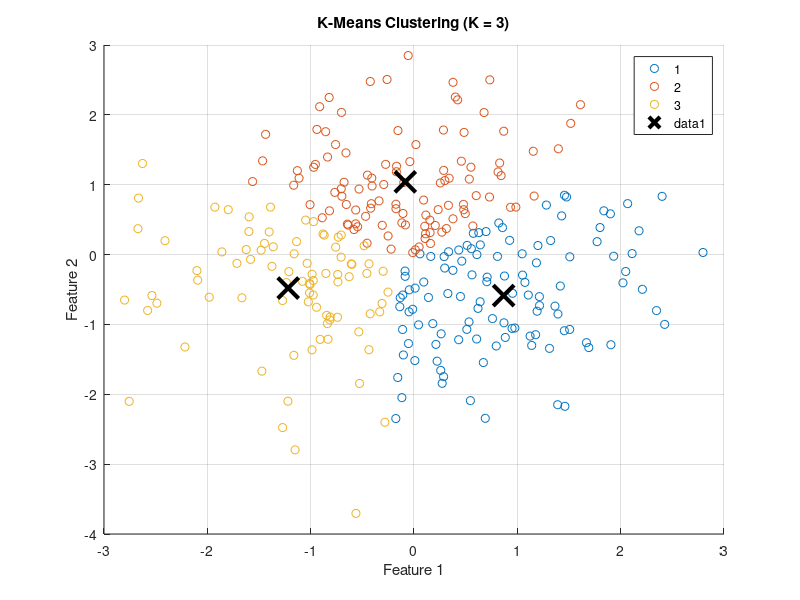
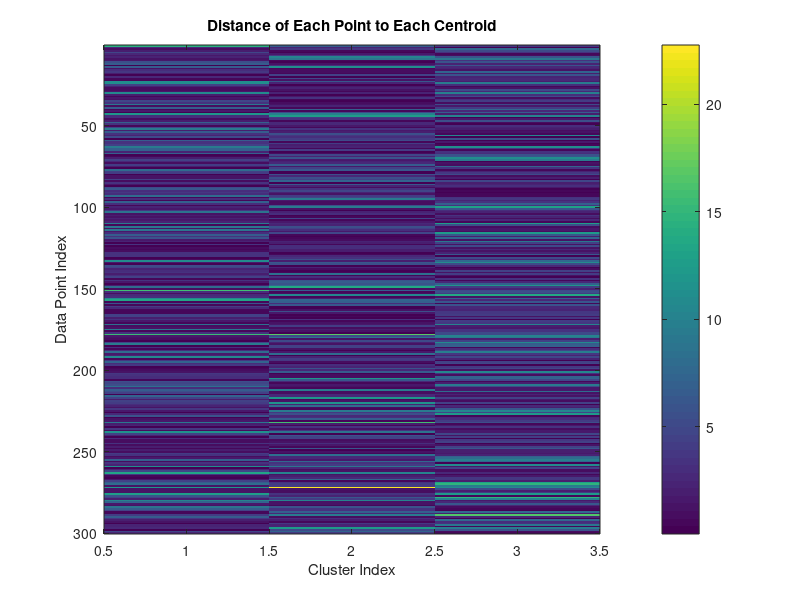
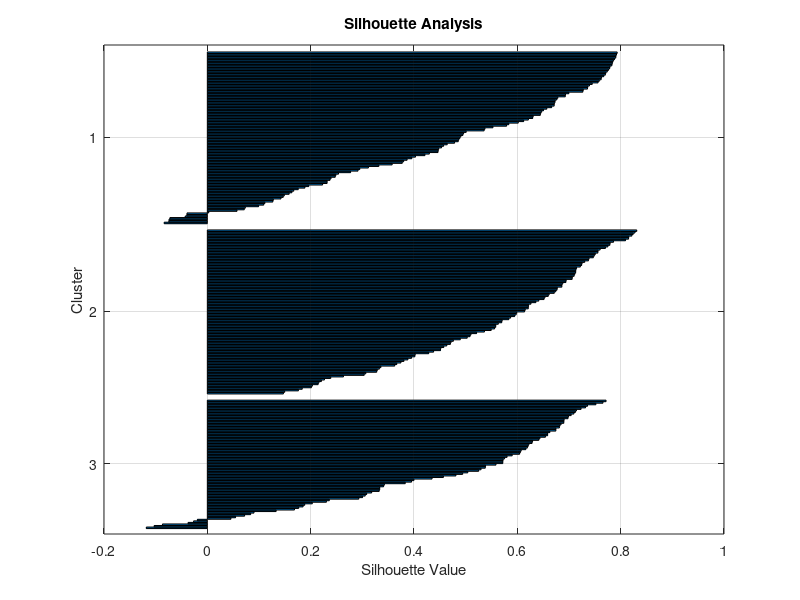
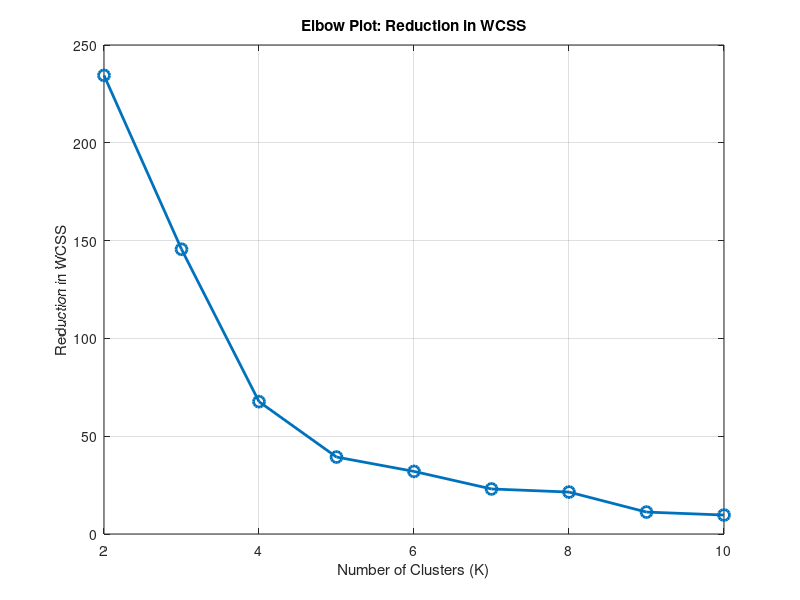

Reproduce these figures in MATLAB, in order.
%% =========================================================
%  K-MEANS CLUSTERING DEMO SCRIPT
%  All parameters are set here
%  Updated to show intermediate calculations
% =========================================================

clear; close all; clc;

%% -------------------------
% USER PARAMETERS
% -------------------------

dataSource = 'random';       % 'file' | 'manual' | 'random'
fileName = 'data.csv';       % Used only if dataSource = 'file'
fileVariable = 'X';          % Used only for .mat files

numPoints = 300;
numFeatures = 2;             % Must be 2 for visualization
randomSeed = 1;

X_manual = [ ...
    1 1;
    1.5 2;
    3 4;
    5 7;
    3.5 5;
    4.5 5;
    3.5 4.5 ];

K = 3;                       % Number of clusters
distanceMetric = 'sqeuclidean';
numReplicates = 10;
maxIterations = 300;
displayKmeans = 'iter';      % Show iteration info

plotElbow = true;
maxKElbow = 10;

%% =========================================================
% DATA LOADING / GENERATION
% =========================================================

switch lower(dataSource)
    case 'file'
        [~,~,ext] = fileparts(fileName);
        if strcmp(ext,'.mat')
            S = load(fileName);
            X = S.(fileVariable);
        elseif strcmp(ext,'.csv')
            X = readmatrix(fileName);
        else
            error('Unsupported file format.');
        end
        fprintf('Loaded %d points with %d features from file.\n', size(X,1), size(X,2));
        
    case 'manual'
        X = X_manual;
        fprintf('Using manual data with %d points and %d features.\n', size(X,1), size(X,2));
        
    case 'random'
        rng(randomSeed);
        X = randn(numPoints, numFeatures);
        fprintf('Generated %d random points with %d features.\n', numPoints, numFeatures);
        
    otherwise
        error('Unknown dataSource option.');
end

if size(X,2) < 2
    error('Data must have at least 2 features for visualization.');
end

disp('First 5 data points:');
disp(X(1:min(5,end),:));

%% =========================================================
% RUN K-MEANS WITH EXPLANATIONS
% =========================================================

opts = statset('MaxIter', maxIterations, 'Display', displayKmeans);

fprintf('\nRunning K-means clustering with K = %d...\n', K);
[idx, C, sumd, D] = kmeans(X, K, ...
    'Distance', distanceMetric, ...
    'Replicates', numReplicates, ...
    'Options', opts);

fprintf('\nCluster centroids:\n');
disp(C);

fprintf('Sample distances of first 5 points to centroids:\n');
disp(D(1:min(5,end),:));

totalWCSS = sum(sumd);
fprintf('Total within-cluster sum of squares (WCSS): %.4f\n', totalWCSS);

% Show cluster assignment of first 10 points
fprintf('Cluster assignment for first 10 points:\n');
disp(idx(1:min(10,end)));

%% =========================================================
% PLOT 1: CLUSTERED DATA
% =========================================================

figure('Name','K-Means Clustering');
gscatter(X(:,1), X(:,2), idx);
hold on;
plot(C(:,1), C(:,2), 'kx', 'MarkerSize', 15, 'LineWidth', 3);
title(sprintf('K-Means Clustering (K = %d)', K));
xlabel('Feature 1');
ylabel('Feature 2');
legend('Location','best');
grid on;
hold off;

%% =========================================================
% PLOT 2: DISTANCE TO CENTROIDS
% =========================================================

figure('Name','Distances to Centroids');
imagesc(D);
colorbar;
xlabel('Cluster Index');
ylabel('Data Point Index');
title('Distance of Each Point to Each Centroid');

%% =========================================================
% PLOT 3: SILHOUETTE
% =========================================================

figure('Name','Silhouette Plot');
silhouette(X, idx, distanceMetric);
title('Silhouette Analysis');
grid on;

%% =========================================================
% PLOT 4: ELBOW METHOD WITH EXPLANATIONS
% =========================================================

if plotElbow
    WCSS = zeros(maxKElbow,1);
    fprintf('\nComputing WCSS for K = 1:%d for elbow method...\n', maxKElbow);
    
    for k = 1:maxKElbow
        [~,~,sumd_k] = kmeans(X, k, ...
            'Distance', distanceMetric, ...
            'Replicates', numReplicates, ...
            'Options', opts);
        WCSS(k) = sum(sumd_k);
        fprintf('K = %d, WCSS = %.4f\n', k, WCSS(k));
    end
    
    reduction = WCSS(1:end-1) - WCSS(2:end);
    fprintf('Reduction in WCSS for each increase in K:\n');
    for k = 2:maxKElbow
        fprintf('K = %d -> K = %d, Reduction = %.4f\n', k-1, k, reduction(k-1));
    end
    
    % Plot reduction
    figure('Name','Elbow Plot: Reduction in WCSS');
    plot(2:maxKElbow, reduction, '-o', 'LineWidth', 2, 'MarkerSize', 8);
    xlabel('Number of Clusters (K)');
    ylabel('Reduction in WCSS');
    title('Elbow Plot: Reduction in WCSS');
    grid on;
    
    % Plot WCSS
    figure('Name','Elbow Method');
    plot(1:maxKElbow, WCSS, '-o','LineWidth',2);
    xlabel('Number of Clusters (K)');
    ylabel('Within-Cluster Sum of Squares');
    title('Elbow Method for Optimal K');
    grid on;
end

fprintf('\nK-means demo completed.\n');
